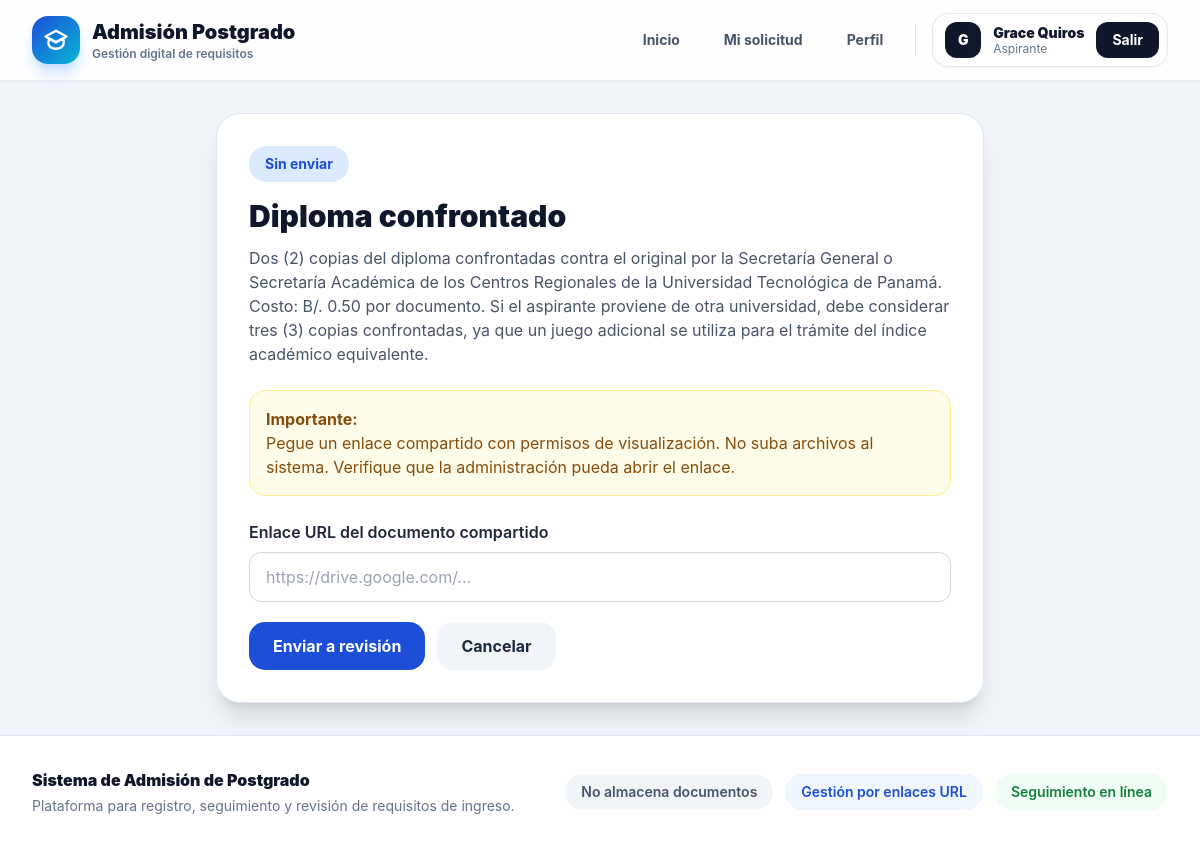
/estudiante/entrega/1/ (signed in), run on the app's committed database.
### admisiones/models.py (models this page shows, shortened)
class StudentDocumentSubmission(models.Model):
    SIN_ENVIAR = 'SIN_ENVIAR'
    EN_REVISION = 'EN_REVISION'
    EN_PROCESO = 'EN_PROCESO'
    SUBSANAR = 'SUBSANAR'
    APROBADO = 'APROBADO'
    RECHAZADO = 'RECHAZADO'
    STATUS_CHOICES = [
        (SIN_ENVIAR, 'Sin enviar'),
        (EN_REVISION, 'En revisión'),
        (EN_PROCESO, 'En proceso'),
        (SUBSANAR, 'Subsanar'),
        (APROBADO, 'Aprobado'),
        (RECHAZADO, 'Rechazado'),
    ]
    profile = models.ForeignKey(
        StudentProfile,
        on_delete=models.CASCADE,
        related_name='documentos'
    )
    requirement = models.ForeignKey(
        Requirement,
        on_delete=models.CASCADE,
        related_name='entregas'
    )
    enlace_url = models.URLField(
        max_length=1000,
        blank=True,
        help_text='Enlace compartido del documento. Ejemplo: Google Drive, OneDrive, Dropbox.'
    )
    estado = models.CharField(
        max_length=20,
        choices=STATUS_CHOICES,
        default=SIN_ENVIAR
    )
    observacion_admin = models.TextField(blank=True)
    revisado_por = models.ForeignKey(
        settings.AUTH_USER_MODEL,
        on_delete=models.SET_NULL,
        null=True,
        blank=True,
        related_name='documentos_revisados'
    )
    enviado_en = models.DateTimeField(null=True, blank=True)
    actualizado_en = models.DateTimeField(auto_now=True)
    class Meta:
        unique_together = ('profile', 'requirement')
        ordering = ['requirement__orden']

class Requirement(models.Model):
    TODOS = 'TODOS'
    SOLO_INDICE_EQUIVALENTE = 'INDICE_EQUIVALENTE'
    APPLIES_TO_CHOICES = [
        (TODOS, 'Todos los aspirantes'),
        (SOLO_INDICE_EQUIVALENTE, 'Solo si requiere índice académico equivalente'),
    ]
    codigo = models.SlugField(unique=True)
    titulo = models.CharField(max_length=200)
    descripcion = models.TextField()
    aplica_a = models.CharField(
        max_length=30,
        choices=APPLIES_TO_CHOICES,
        default=TODOS
    )
    obligatorio = models.BooleanField(default=True)
    orden = models.PositiveIntegerField(default=1)
    activo = models.BooleanField(default=True)
    class Meta:
        ordering = ['orden', 'titulo']

### admisiones/views.py (the view)
# urls.py: path('estudiante/entrega/<int:entrega_id>/', views.subir_enlace, name='subir_enlace'),
@login_required
def subir_enlace(request, entrega_id):
    if request.user.is_staff:
        return redirect('admisiones:panel_admin')
    profile = obtener_perfil_estudiante(request.user)
    entrega = get_object_or_404(
        StudentDocumentSubmission,
        id=entrega_id,
        profile=profile
    )
    if request.method == 'POST':
        form = StudentDocumentSubmissionForm(request.POST, instance=entrega)
        if form.is_valid():
            entrega = form.save(commit=False)
            entrega.estado = StudentDocumentSubmission.EN_REVISION
            entrega.enviado_en = timezone.now()
            entrega.revisado_por = None
            entrega.save()
            messages.success(
                request,
                'Enlace enviado correctamente. El documento queda en revisión.'
            )
            return redirect('admisiones:estudiante_dashboard')
    else:
        form = StudentDocumentSubmissionForm(instance=entrega)
    return render(request, 'admisiones/subir_enlace.html', {
        'form': form,
        'entrega': entrega,
    })

### admisiones/forms.py
class StudentDocumentSubmissionForm(forms.ModelForm):
    class Meta:
        model = StudentDocumentSubmission
        fields = ['enlace_url']
        labels = {
            'enlace_url': 'Enlace URL del documento compartido'
        }
        widgets = {
            'enlace_url': forms.URLInput(attrs={
                'class': INPUT_CLASS,
                'placeholder': 'https://drive.google.com/...',
            })
        }

### admisiones/views.py (called while the page is built)
def obtener_perfil_estudiante(user):
    profile, _ = StudentProfile.objects.get_or_create(user=user)
    return profile

### templates/admisiones/subir_enlace.html (shortened to what this page needs)
{% extends 'base.html' %}
{% block content %}
<div class="max-w-3xl mx-auto bg-white rounded-3xl shadow-xl border border-slate-200 p-8">
    <span class="inline-flex px-4 py-2 rounded-full bg-blue-100 text-blue-700 text-sm font-bold">
        {{ entrega.get_estado_display }}
    </span>
    <h1 class="text-3xl font-black text-slate-900 mt-4">
        {{ entrega.requirement.titulo }}
    </h1>
    <p class="text-slate-600 mt-3">
        {{ entrega.requirement.descripcion }}
    </p>
    <div class="mt-6 bg-yellow-50 border border-yellow-200 text-yellow-800 rounded-2xl p-4">
        <p class="font-bold">Importante:</p>
        <p>
            Pegue un enlace compartido con permisos de visualización. No suba archivos al sistema.
            Verifique que la administración pueda abrir el enlace.
        </p>
    </div>
    <form method="post" class="mt-6 space-y-5">
        {% for field in form %}
            <div>
                <label class="block font-semibold mb-2">{{ field.label }}</label>
                {{ field }}
            </div>
        {% endfor %}
        <div class="flex gap-3">
            <button class="bg-blue-700 text-white px-6 py-3 rounded-2xl font-bold hover:bg-blue-800">
                Enviar a revisión
            </button>
            <a href="{% url 'admisiones:estudiante_dashboard' %}" class="bg-slate-100 text-slate-800 px-6 py-3 rounded-2xl font-bold hover:bg-slate-200">
                Cancelar
            </a>
        </div>
    </form>
</div>
{% endblock %}

### templates/base.html (shortened to what this page needs)
{% load static %}
<!DOCTYPE html>
<html lang="es" class="scroll-smooth">
<head>
    <script src="https://cdn.tailwindcss.com"></script>
</head>
<body class="min-h-screen bg-slate-100 text-slate-800 antialiased">
    <div class="min-h-screen flex flex-col">
        <header class="sticky top-0 z-50 glass-navbar border-b border-slate-200/80 shadow-sm">
            <nav class="max-w-7xl mx-auto px-4 sm:px-6 lg:px-8">
                <div class="h-20 flex items-center justify-between">
                    <a href="{% url 'admisiones:home' %}" class="flex items-center gap-3 group">
                        <div class="w-12 h-12 rounded-2xl bg-gradient-to-br from-blue-700 to-cyan-500 flex items-center justify-center text-white shadow-lg shadow-blue-200 group-hover:scale-105 transition-transform">
                        </div>
                        <div>
                            <p class="text-lg sm:text-xl font-black text-slate-900 leading-tight">
                                Admisión Postgrado
                            </p>
                            <p class="hidden sm:block text-xs font-semibold text-slate-500">
                                Gestión digital de requisitos
                            </p>
                        </div>
                    </a>
                    <div class="hidden md:flex items-center gap-3">
                        <a href="{% url 'admisiones:home' %}"
                           class="px-4 py-2 rounded-xl text-sm font-bold text-slate-600 hover:text-blue-700 hover:bg-blue-50 transition">
                            Inicio
                        </a>
                        {% if user.is_authenticated %}
                            {% if user.is_staff %}
                                <a href="{% url 'admisiones:panel_admin' %}"
                                   class="px-4 py-2 rounded-xl text-sm font-bold text-slate-600 hover:text-blue-700 hover:bg-blue-50 transition">
                                    Panel administrativo
                                </a>
                            {% else %}
                                <a href="{% url 'admisiones:estudiante_dashboard' %}"
                                   class="px-4 py-2 rounded-xl text-sm font-bold text-slate-600 hover:text-blue-700 hover:bg-blue-50 transition">
                                    Mi solicitud
                                </a>
                                <a href="{% url 'admisiones:estudiante_perfil' %}"
                                   class="px-4 py-2 rounded-xl text-sm font-bold text-slate-600 hover:text-blue-700 hover:bg-blue-50 transition">
                                    Perfil
                                </a>
                            {% endif %}
                            <div class="flex items-center gap-3 bg-white border border-slate-200 rounded-2xl pl-3 pr-2 py-2 shadow-sm">
                                <div class="w-9 h-9 rounded-xl bg-slate-900 text-white flex items-center justify-center font-black text-sm">
                                    {{ user.first_name|default:user.username|slice:":1"|upper }}
                                </div>
                                <div class="hidden lg:block">
                                    <p class="text-sm font-black text-slate-900 leading-tight">
                                        {{ user.get_full_name|default:user.username }}
                                    </p>
                                    <p class="text-xs text-slate-500 leading-tight">
                                        {% if user.is_staff %}
                                            Administrador
                                        {% else %}
                                            Aspirante
                                        {% endif %}
                                    </p>
                                </div>
                                <form action="{% url 'logout' %}" method="post">
                                    <button
                                        type="submit"
                                        class="px-4 py-2 rounded-xl bg-slate-900 text-white text-sm font-bold hover:bg-slate-700 transition"
                                    >
                                        Salir
                                    </button>
                                </form>
                            </div>
                        {% endif %}
                    </div>
                </div>
            </nav>
        </header>
        <main class="flex-1">
            <div class="max-w-7xl mx-auto px-4 sm:px-6 lg:px-8 py-8">
                <div class="fade-in">
                    {% block content %}{% endblock %}
                </div>
            </div>
        </main>
        <footer class="border-t border-slate-200 bg-white">
            <div class="max-w-7xl mx-auto px-4 sm:px-6 lg:px-8 py-8">
                <div class="flex flex-col md:flex-row md:items-center md:justify-between gap-5">
                    <div>
                        <p class="font-black text-slate-900">
                            Sistema de Admisión de Postgrado
                        </p>
                        <p class="text-sm text-slate-500 mt-1">
                            Plataforma para registro, seguimiento y revisión de requisitos de ingreso.
                        </p>
                    </div>
                    <div class="flex flex-wrap gap-3 text-sm">
                        <span class="px-4 py-2 rounded-full bg-slate-100 text-slate-600 font-semibold">
                            No almacena documentos
                        </span>
                        <span class="px-4 py-2 rounded-full bg-blue-50 text-blue-700 font-semibold">
                            Gestión por enlaces URL
                        </span>
                        <span class="px-4 py-2 rounded-full bg-green-50 text-green-700 font-semibold">
                            Seguimiento en línea
                        </span>
                    </div>
                </div>
            </div>
        </footer>
    </div>
</body>
</html>

### templates/base.html (style rules this page uses)
body { font-family: Inter, ui-sans-serif, system-ui, -apple-system, BlinkMacSystemFont, "Segoe UI", sans-serif; }
.glass-navbar { background: rgba(255, 255, 255, 0.88); backdrop-filter: blur(18px); }
.fade-in { animation: fadeIn 0.35s ease-in-out; }

### data on the page
StudentDocumentSubmission: estado "Sin enviar", requirement.titulo "Diploma confrontado", requirement.descripcion "Dos (2) copias del diploma confrontadas contra el original por la Secretaría General o Secretaría Académica de los Centros Regionales de la Universidad Tecnológica de Panamá. Costo: B/. 0.50 por documento. Si el aspirante proviene de otra universidad, debe considerar tres (3) copias confrontadas, ya que un juego adicional se utiliza para el trámite del índice académico equivalente."

### other printed values
{{ user.first_name|default:user.username|slice:":1"|upper }} "G"
{{ user.get_full_name|default:user.username }} "Grace Quiros"
{{ field.label }} "Enlace URL del documento compartido"
